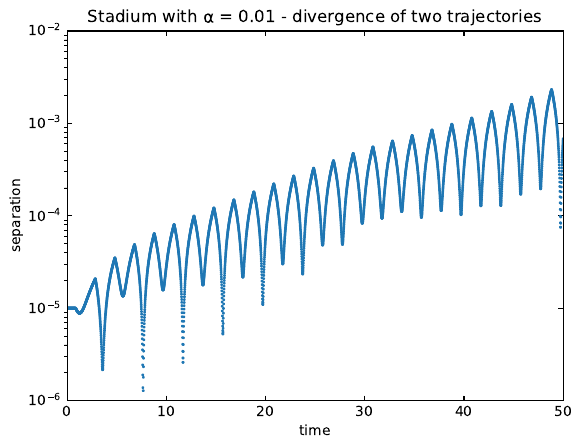

Generate this figure with Julia:
using LaTeXStrings
using PyPlot

function isBoundary(x0::Float64, y0::Float64, α::Float64)
	isOut = false
	normal = [0., 0.]
	if y0 <= α && y0 >= -α
		if x0 >= 1.
			isOut = true
			normal = [-1., 0.]
		elseif x0 <= -1.
			isOut = true
			normal = [1., 0.]
		end
	elseif y0 > α 
		d = sqrt(x0^2 + (y0-α)^2)
		if d > 1.0
			isOut = true
			normal = [x0, (y0-α)]/d
		end
	elseif y0 < -α
		d = sqrt(x0^2 + (y0+α)^2)
		if d > 1.0
			isOut = true
			normal = [x0, (y0+α)]/d
		end
	end

	isOut, normal
end

function reflect(x0::Float64, y0::Float64, vx0::Float64, vy0::Float64, dt::Float64, α::Float64)
	ddt = dt/100.
	x1::Float64 = x0
	y1::Float64 = y0
	vx1::Float64 = vx0
	vy1::Float64 = vy0

	for i = 1:100
		x1 = x1 + vx1*ddt
		y1 = y1 + vy1*ddt

		isOut, normal = isBoundary(x1, y1, α)

		if isOut
			v = [vx1, vy1]
			v_perp = (vx1*normal[1] + vy1*normal[2]).*normal
			v_par = v - v_perp
			v = -v_perp + v_par
			vx1 = v[1]
			vy1 = v[2]
			if isnan(vx1) || isnan(vy1)
				println("Something is wrong here")
				exit(-1)
			end
		end
	end

	x1, y1, vx1, vy1
end
 
function euler_1step(t0::Float64, x0::Float64, y0::Float64, vx0::Float64, vy0::Float64, dt::Float64, α::Float64)
	x1::Float64 = x0 + vx0*dt
	y1::Float64 = y0 + vy0*dt
	t1::Float64 = t0 + dt

	isOut, normal = isBoundary(x1, y1, α)
	if isOut
		x1, y1, vx0, vy0 = reflect(x0, y0, vx0, vy0, dt, α)
	end

	t1, x1, y1, vx0, vy0
end

function euler(x0::Float64, y0::Float64, vx0::Float64, vy0::Float64, dt::Float64, tend::Float64, α::Float64)

	n::Int64 = Int(tend/dt) + 1
	x::Vector{Float64} = zeros(n)
	y::Vector{Float64} = zeros(n)
	vx::Vector{Float64} = zeros(n)
	vy::Vector{Float64} = zeros(n)
	t::Vector{Float64} = zeros(n)
	
	x[1] = x0
	y[1] = y0
	vx[1] = vx0
	vy[1] = vy0

	for i = 1:n-1
		t[i+1], x[i+1], y[i+1], vx[i+1], vy[i+1] = euler_1step(t[i], x[i], y[i], vx[i], vy[i], dt, α)
	end

	t, x, y, vx, vy
end

function boundary(α::Float64)
	x = [i for i = -1.0:0.01:1.0]
	uppercircle_y = @. α + sqrt(1 - x^2)
	lowercircle_y = @. - α - sqrt(1 - x^2)
	yboundary = [i for i in -α:0.01:α]
	leftx = [-1.0 for i in yboundary]
	rightx = [1.0 for i in yboundary]

	xout::Vector{Float64} = []
	yout::Vector{Float64} = []

	xout = vcat(xout, x)
	yout = vcat(yout, uppercircle_y)
	if length(rightx) > 0
		xout = vcat(xout, rightx)
		yout = vcat(yout, yboundary)
	end
	xout = vcat(xout, reverse(x))
	yout = vcat(yout, reverse(lowercircle_y))
	if length(leftx) > 0
		xout = vcat(xout, leftx)
		yout = vcat(yout, yboundary)
	end

	xout, yout
end

function Poincare(x::Vector{Float64}, y::Vector{Float64}, vx::Vector{Float64})
	xout = []
	vxout = []
	for i = 1:length(x)-1
		if y[i] == 0
			append!(xout, x[i])
			append!(vxout, vx[i])
		elseif y[i] < 0 && y[i+1] > 0
			append!(xout, x[i])
			append!(vxout, vx[i])
		elseif y[i] > 0 && y[i+1] < 0
			append!(xout, x[i])
			append!(vxout, vx[i])
		end
	end

	xout, vxout
end

function main()
	t, x, y, vx, vy = euler(0.2, 0., cos(45*π/180), sin(45*π/180), 0.01, 50.0, 0.01)
	t2, x2, y2, vx2, vy2 = euler(0.2 + 1e-5, 0.0, cos(45*π/180), sin(45*π/180), 0.01, 50.0, 0.01)

	dif = [ sqrt((x[i] - x2[i])^2 + (y[i] - y2[i])^2) for i = 1:length(x)]
	
	semilogy(t, dif, ".", markersize = 2)
	tick_params(direction = "in", right = true, top = true)
	xlabel("time")
	ylabel("separation")
	xlim([0,50])
	ylim([1e-6, 0.01])
	xticks([i for i = 0:10:50])
	title("Stadium with α = 0.01 - divergence of two trajectories")
	savefig("Figure3.25.pdf", bbox_inches = "tight")
	
end

main()

pygui()
show()

